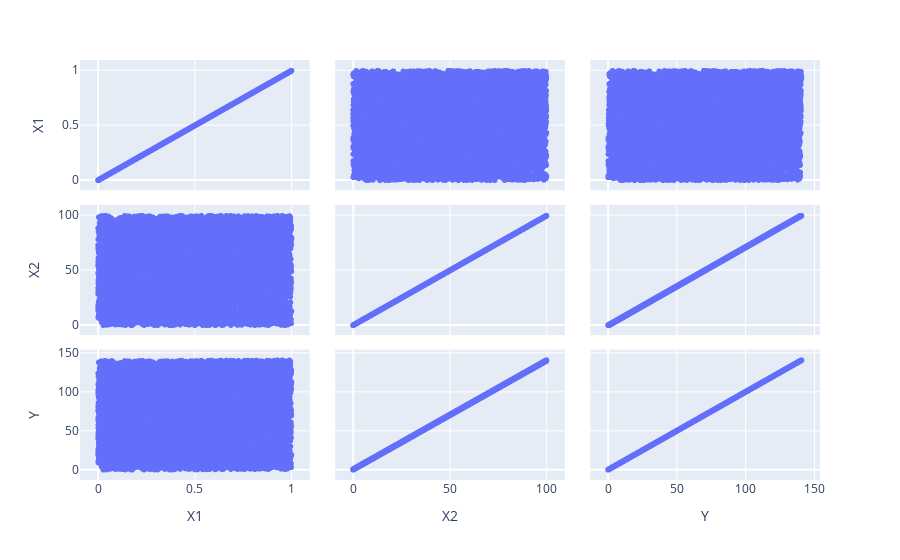
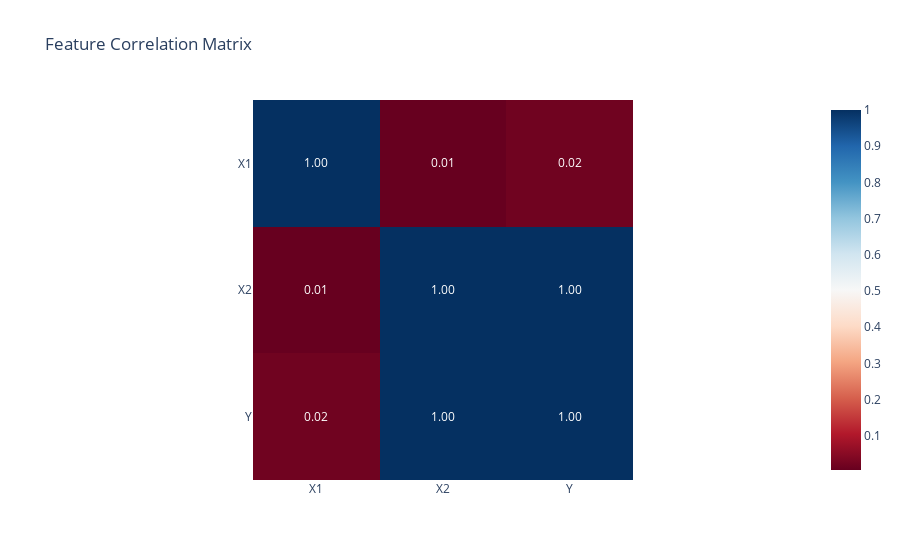

Notebook code cell kept with these figures, in order:
### Code cell
import random
import pandas as pd
import numpy as np
from sklearn.model_selection import train_test_split
from sklearn.preprocessing import StandardScaler, Binarizer
from sklearn.impute import SimpleImputer
from sklearn.linear_model import LinearRegression
from sklearn.tree import DecisionTreeRegressor
from sklearn.ensemble import RandomForestRegressor
from sklearn.svm import SVR
from sklearn.metrics import mean_absolute_error, mean_squared_error, r2_score, explained_variance_score, median_absolute_error
from sklearn.compose import ColumnTransformer
from sklearn.pipeline import Pipeline
from sklearn.model_selection import GridSearchCV
import seaborn as sns
import matplotlib.pyplot as plt
import plotly.graph_objects as go

def generate_data():
    x1 = [random.random() for _ in range(10000)]
    x2 = [100*random.random() for _ in range(10000)]
    y = [x+1.4*y for x,y in zip(x1,x2)]
    pd.DataFrame({'X1':x1, 'X2':x2, 'Y':y}).to_csv('data.csv')

def read_csv(path):
    df = pd.read_csv(path).drop(columns=['Unnamed: 0'], axis=1)
    return df

def arbritary_null(df):
    for row in df.iterrows():
        change_x1 = random.random() < 0.2
        change_x2 = random.random() < 0.1
        change_y = random.random() < 0.05
        index = row[0]
        if change_x1:
            df.loc[index,'X1'] = np.nan
        if change_x2:
            df.loc[index,'X2'] = np.nan
        if change_y:
            df.loc[index,'Y'] = np.nan
    return df

def filter_y_not_na(df):
    return df[~ df['Y'].isna()] 

def standard_scale(df):
    scaler = StandardScaler()
    df[['X1','X2']] = scaler.fit_transform(df[['X1','X2']])
    return df
def impute_missing_values(df):
    imputer = SimpleImputer(missing_values=np.nan,strategy='mean')
    df['X1'] = imputer.fit_transform(df[['X1']])
    df['X2'] = imputer.fit_transform(df[['X2']])
    return df

def show_pairplot(df):
    scaler = StandardScaler()
    scaled_df = df.copy()
    scaled_df[scaled_df.columns] = scaler.fit_transform(scaled_df[scaled_df.columns])
    pp = sns.pairplot(scaled_df)
    plt.show(pp)

path='data.csv'
df = read_csv(path)
df = arbritary_null(df)
df = filter_y_not_na(df)

plt.scatter(df['X1'],df['X2'],df['Y'], alpha=0.2)

show_pairplot(df)

X = df.drop(columns=['Y'])
y = df['Y']
X_train,X_test,y_train,y_test = train_test_split(X,y,test_size=0.3, random_state=224)


impute_and_scale = Pipeline([
    ('imputer', SimpleImputer(strategy='mean')),
    ('scaler', StandardScaler()),
])
preprocessor = ColumnTransformer(
    transformers=[
        ('num', impute_and_scale, ['X1','X2'])
    ]
)
models = {
    'Linear Regression': LinearRegression(),
    'Decision Tree': DecisionTreeRegressor(),
    'Random Forest': RandomForestRegressor(),
    'SVR': SVR()
}

param_grids = {
    'Linear Regression': {
        'regressor__fit_intercept': [True, False],
    },
    'Decision Tree' : {
        'regressor__max_depth': [None, 10,20,30],
        'regressor__min_samples_split': [2, 5, 10],
    },
    'Random Forest' : {
        'regressor__n_estimators': [50, 100, 200],
        'regressor__max_depth': [None, 10, 20],
        'regressor__min_samples_split': [2, 5, 10],
        'regressor__bootstrap': [True,False],
    },
    'SVR' : {
        'regressor__C': [0.1, 1, 10],
        'regressor__epsilon': [0.01, 0.1, 0.2],
    },
}

def train_():
    result=[]
    for model_name, model in models.items():
        pipeline = Pipeline([
            ('preprocessor', preprocessor),
            ('regressor', model),
        ])

        grid_search = GridSearchCV(
            pipeline,
            param_grid=param_grids[model_name],
            n_jobs=-1,
            verbose=1,
        )

        grid_search.fit(X_train, y_train)

        
        best_model = grid_search.best_estimator_    

        y_pred=best_model.predict(X_test)

        # metrices = (mean_absolute_error, mean_squared_error, r2_score, explained_variance_score, median_absolute_error)
        metrics = {
            'mean_absolute_error' : mean_absolute_error,
            'mean_squared_error' : mean_squared_error,
            'r2_score' : r2_score,
            'explained_variance_score' : explained_variance_score,
            'median_absolute_error' : median_absolute_error,
        }
        metrics_eval_score = dict( {metric_name: metric(y_test, y_pred) for metric_name,metric in metrics.items()})
        metrics_eval_score.update({'model': model_name})
        result.append(metrics_eval_score)
    result_df = pd.DataFrame(result)
    result_df = result_df.reindex(['model',*list(set(list(result_df.columns)).difference(['model']))], axis=1)

    result_df

import plotly.express as px
fig = px.scatter_matrix(df, dimensions=df.columns)
fig.show()
corr = df.corr()
fig = px.imshow(
    corr, 
    title='Feature Correlation Matrix',
    labels=dict(X1='x1', X2='x2', Y='y'),
    text_auto='.2f',
    color_continuous_scale="RdBu"
)
fig.show()

### Figure 1 — Plotly figure (JSON) as saved in the notebook; plotly's stock layout.template omitted (floating-point values rounded to 4 significant figures; data arrays with more than 128 entries replaced by an {"elided": "..."} marker saying what was removed)
{"data": [{"dimensions": [{"axis": {"matches": true}, "label": "X1", "values": {"elided": "9486 float values"}}, {"axis": {"matches": true}, "label": "X2", "values": {"elided": "9486 float values"}}, {"axis": {"matches": true}, "label": "Y", "values": {"elided": "9486 float values"}}], "hovertemplate": "%{xaxis.title.text}=%{x}<br>%{yaxis.title.text}=%{y}<extra></extra>", "legendgroup": "", "marker": {"color": "#636efa", "symbol": "circle"}, "name": "", "showlegend": false, "type": "splom"}], "layout": {"dragmode": "select", "legend": {"tracegroupgap": 0}, "margin": {"t": 60}}}

### Figure 2 — Plotly figure (JSON) as saved in the notebook; plotly's stock layout.template omitted (floating-point values rounded to 4 significant figures)
{"data": [{"coloraxis": "coloraxis", "hovertemplate": "x: %{x}<br>y: %{y}<br>color: %{z}<extra></extra>", "name": "0", "texttemplate": "%{z:.2f}", "type": "heatmap", "x": ["X1", "X2", "Y"], "xaxis": "x", "y": ["X1", "X2", "Y"], "yaxis": "y", "z": [[1, 0.005538, 0.01684], [0.005538, 1, 1.0], [0.01684, 1.0, 1]]}], "layout": {"coloraxis": {"colorscale": [[0, "rgb(103,0,31)"], [0.1, "rgb(178,24,43)"], [0.2, "rgb(214,96,77)"], [0.3, "rgb(244,165,130)"], [0.4, "rgb(253,219,199)"], [0.5, "rgb(247,247,247)"], [0.6, "rgb(209,229,240)"], [0.7, "rgb(146,197,222)"], [0.8, "rgb(67,147,195)"], [0.9, "rgb(33,102,172)"], [1, "rgb(5,48,97)"]]}, "title": {"text": "Feature Correlation Matrix"}, "xaxis": {"anchor": "y", "constrain": "domain", "domain": [0, 1], "scaleanchor": "y"}, "yaxis": {"anchor": "x", "autorange": "reversed", "constrain": "domain", "domain": [0, 1]}}}
